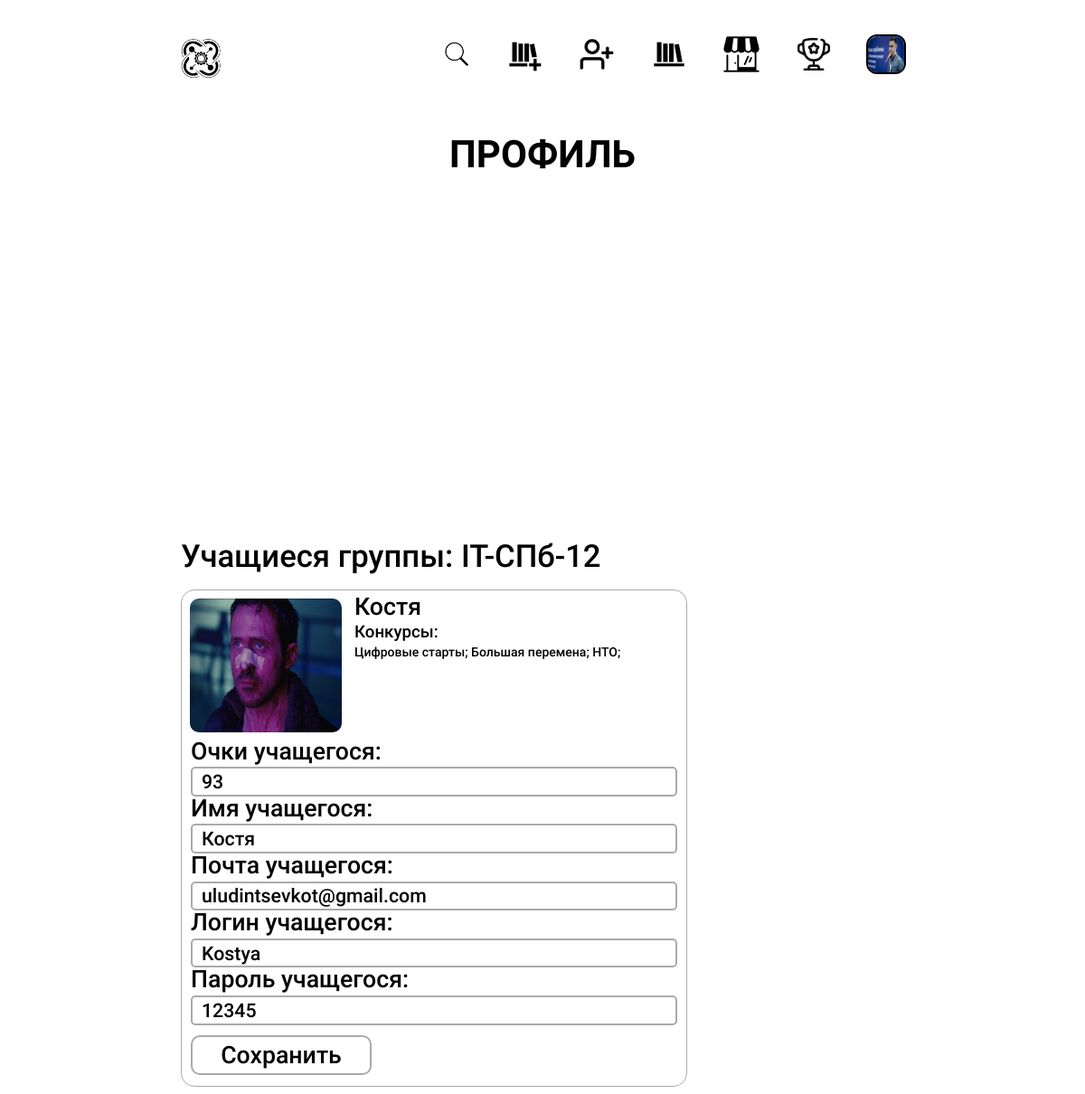
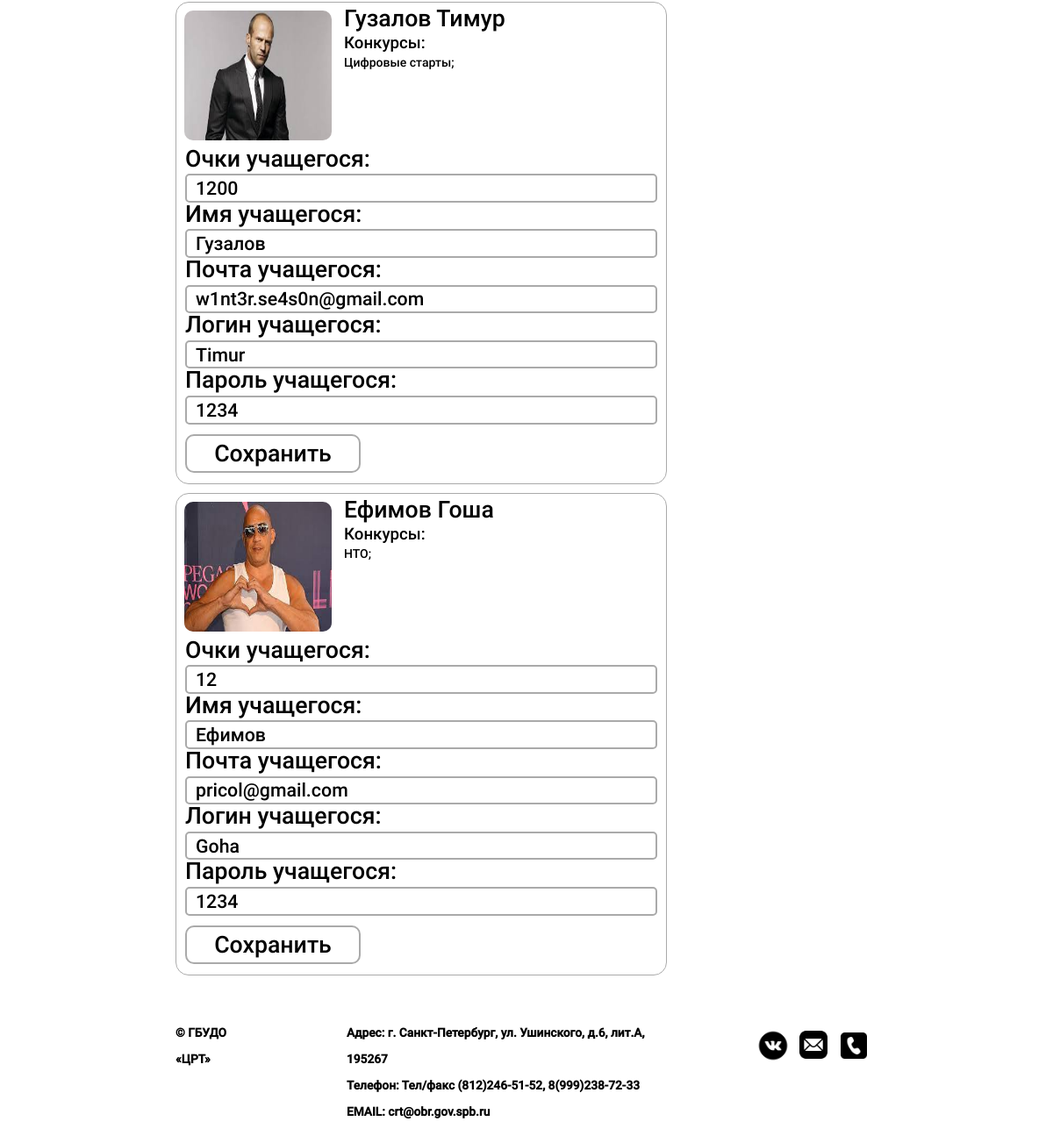
/teacher/1/ (signed in), run on the app's committed database (2 pictures, top to bottom).
### base/models.py (models this page shows, shortened)
class Teacher(models.Model):
    name = models.CharField(max_length=80)
    photo = models.ImageField(upload_to='photos/%Y/%m/%d/')
    age = models.IntegerField()
    email = models.EmailField(max_length=200)
    time_created = models.DateTimeField(auto_now_add=True)
    login = models.CharField(max_length=40)
    password = models.CharField(max_length=40)
    size = models.CharField(max_length=10)
    favorite = models.ManyToManyField(Competitions, null=True, blank=True)
    city = models.CharField(max_length=255, default="none")
    class Meta:
        unique_together = ('email', 'login', 'password', 'age', 'name')

class Group(models.Model):
    name = models.CharField(max_length=60)
    direction = models.TextChoices('kvantumType',
                                     'VR IT MEDIA IND-DESIGN ENERGY BIO NEURO NANO HI-TECH GEO AERO IND-ROBO')
    timetable = models.ManyToManyField(Timetable, verbose_name="Дни учёбы")
    pupils = models.ManyToManyField(Account, blank=True, null=True)
    teachers = models.ForeignKey(Teacher, blank=True, null=True, on_delete=models.SET_NULL)

class Account(models.Model):
    name = models.CharField(max_length=80)
    description = models.CharField(max_length=200)
    photo = models.ImageField(upload_to='photos/%Y/%m/%d/')
    age = models.IntegerField()
    email = models.EmailField(max_length=200)
    time_created = models.DateTimeField(auto_now_add=True)
    rank = models.IntegerField(default=0)
    login = models.CharField(max_length=40)
    password = models.CharField(max_length=40)
    score = models.IntegerField(default=0)
    contact = models.CharField(max_length=80, null=True)
    size = models.CharField(max_length=10)
    projects = models.ManyToManyField(Project, null=True, blank=True)
    city = models.CharField(max_length=255, default="none")
    favorite = models.ManyToManyField(Competitions, null=True, blank=True)
    class Meta:
        unique_together = ('email', 'login', 'password', 'age', 'name')

class Competitions(models.Model):
    kvantumType = models.TextChoices('kvantumType',
                                     'VR IT MEDIA IND-DESIGN ENERGY BIO NEURO NANO HI-TECH GEO AERO IND-ROBO')
    name = models.CharField(max_length=200, verbose_name="Название")
    kvantum = models.CharField(choices=kvantumType.choices, max_length=10, verbose_name="Квантум")
    face = models.ForeignKey("Image", verbose_name="Обложка на главной странице", on_delete=models.CASCADE,
                             related_name='Image_Face_Comp', null=True, blank=True)
    description = models.TextField(verbose_name="Описание конкурса")
    images = models.ManyToManyField("Image", null=True, blank=True, verbose_name="Дополнительные изображения")
    contacts = models.CharField(max_length=250, verbose_name="Ссылка на конкурс")
    date = models.DateTimeField(auto_now=False, auto_now_add=False, default=None)
    current = models.BooleanField(default=True, verbose_name="Активный")

### base/views.py (the view)
# urls.py: path('teacher/<str:pk>/', views.teacher, name="teacher"),
def teacher(request, pk):
    if "id" in request.session:
        id_per = int(request.session['id'])
        type_acc = request.session['type']
        if type_acc=="teacher":
            tt = True
        print(type_acc)
        if type_acc=="teacher":
            teacher = Teacher.objects.get(id=id_per)
            group = Group.objects.all()
            group = teacher.group_set.all()
            context = {'account': teacher, 'group': group, 'type': tt}
            return render(request, 'base/teacher.html', context)
        else:
            return redirect(f'/account/{id_per}')
    else:
        return redirect('/login')

### base/templates/base/teacher.html (shortened to what this page needs)
{% extends 'main.html' %}
{% load static %}
{% block title %}ПРОФИЛЬ{% endblock title %}
{% block content %}
        {% for onegroup in group %}
        <div class="students-list__title">Учащиеся группы: {{onegroup.name}}</div>
            <div class="students-list">
            {% for student in onegroup.pupils.all %}
                {% if student.name != account.name %}
                    <div class="student-block">
                        <div class="student-header">
                            <img class="student-photo" src="{{student.photo.url}}" alt="" srcset="">
                            <div>
                                <h2 class="student-name">{{student.name}}</h2>
                                <h4 class="student-competitions">Конкурсы:</h4>
                                <p class="student-competitions-all">{% for competition in student.favorite.all %} {{competition.name}}; {% endfor %}</p>
                            </div>
                        </div>
                        <div class="student-info">
                            <p class="student-info-text">Очки учащегося:</p>
                            <input id="{{student.id}}_point" class="student-score__input" type="text" value={{student.rank}}></input>
                            <p class="student-info-text">Имя учащегося:</p>
                            <input id="{{student.id}}_name" class="student-score__input" type="text" value={{student.name}}></input>
                            <p class="student-info-text">Почта учащегося:</p>
                            <input id="{{student.id}}_email" class="student-score__input" type="text" value={{student.email}}></input>
                            <p class="student-info-text">Логин учащегося:</p>
                            <input id="{{student.id}}_login" class="student-score__input" type="text" value={{student.login}}></input>
                            <p class="student-info-text">Пароль учащегося:</p>
                            <input id="{{student.id}}_pass" class="student-score__input" type="text" value={{student.password}}></input>
                            <div class="student-save_section">
                                <button class="student-score__button" onClick="pointsChange({{student.id}});">Сохранить</button>
                            </div>
                        </div>
                    </div>
                {% endif %}
            {% endfor %}
        {% endfor %}
    </div>
    {% endblock content %}

### templates/main.html (shortened to what this page needs)
<!DOCTYPE html>
{% load static %}
<head>
	<link href = "{% static 'fonts/stylesheet.css' %}" rel = "stylesheet" type = "text/css" >
	<link rel="stylesheet" type="text/css" href="{% static 'css/style.css' %}">
	<link rel="stylesheet" type="text/css" href="{% static 'css/style2.css' %}">
</head>
<body id="body">
	<div class="container">
		<header>
			<a href="{% url 'home' %}"><img src="{% static 'img/logo.svg' %}" class="logo"></a>
			<nav id="navbar" class="go_right">
				<div class="header__buttons">
					<form {% if competition %} action="{% url 'competitions' %}" {%else%} action="{% url 'projects' %}" {% endif %}method="get" class="search" id="search">
						<button style="height: 30px; width: 30px" type="button" id="search_button"><img src="{% static 'img/search.png' %}" style="height: 30px;"  alt=""></button>
					</form>
					{% if type %}
						<a href="/addproject/"><img class="shop-avatar" style=" width: 40px; height: 40px;" src="{% static 'img/addproject.svg'%}" alt="" srcset=""></a>
						<a href="/addaccount/"><img class="shop-avatar" style=" width: 40px; height: 40px;" src="{% static 'img/addStudent.svg'%}" alt="" srcset=""></a>
					{% endif %}
					<a href="/projects/"><img class="shop-avatar" style=" width: 40px; height: 40px;" src="{% static 'img/projects.svg'%}" alt="" srcset=""></a>
					<a href="/shop/"><img class="shop-avatar" style=" width: 40px; height: 40px;" src="{% static 'img/shop_icon.png'%}" alt="" srcset=""></a>
					<a href="/competitions/"><img class="shop-avatar" style=" width: 40px; height: 40px;" src="{% static 'img/competitions.svg'%}" alt="" srcset=""></a>
					<a href="/login/">
						{% if account.photo.url %}
							<img class="account-info__avatar" style="width: 40px; height: 40px; " src="{{account.photo.url}}" alt="" srcset="">
						{% else %}
							<img class="shop-avatar" style="width: 40px; height: 40px; box-shadow: 0 0 0 2px black;" src="{% static 'img/person.png' %}" alt="" srcset="">
						{% endif %}</a>
				</div>
			</nav>
			</header>
		<h1 class="heading" style="font-family: 'RobotoBold';">{% block title %}ПРОЕКТЫ КВАНТОРИАНЦЕВ{% endblock title %}</h1>
		{% block content %}
		{% endblock content %}
		{% include 'footer.html' %}
	</div>
</body>

### base/static/css/style.css (style rules this page uses)
button { background-color: #00000000; }
* { color: rgb(0, 0, 0); font-family: 'BankGothic RUSS'; font-weight: 500; font-style: normal; padding: 0; margin: 0; border: 0; }
*,*:before,*:after { -moz-box-sizing: border-box; -webkit-box-sizing: border-box; box-sizing: border-box; }
nav,footer,header,aside { display: block; }
html,body { background-color: rgb(255, 255, 255); height: 100%; width: 100%; font-size: 100%; line-height: 1; font-size: 14px; -ms-text-size-adjust: 100%; -moz-text-size-adjust: 100%; -webkit-text-size-adjust: 100%; }
input,button,textarea { font-family:inherit; }
button { cursor: pointer; }
a, a:visited { background-color: #00000000 ;text-decoration: none; }
img { vertical-align: top;pointer-events: none; }
h1,h2,h3,h4,h5,h6 { font-size:inherit;font-weight: 400; }
.container { margin: 10px 220px 0; }
header { justify-content: space-between; display: flex; padding: 20px 0 0 0; margin: 0; color: rgb(0, 0, 0); }
.logo { height: 113px; }
.header__buttons { display: flex; flex-direction: row; align-items: center; }
.header__buttons * { margin-left: calc(var(--index) * 1); }
.heading { background-color: rgba(0, 0, 0, 0); -webkit-animation-duration: 1s; animation-duration: 1s; -webkit-animation-fill-mode: both; animation-fill-mode: both; -webkit-animation-name: fadeOut; animation-name: fadeOut; padding-top: 50px; text-align: center; font-size: 3em; }
a { z-index: 7; opacity: 1; position: relative; background-color: rgba(0, 0, 0, 0); font-size: 130%; margin: 10px 0; }
h2 { z-index: 7; opacity: 1; position: relative; background-color: rgba(0, 0, 0, 0); font-size: 130%; }
p { background-color: rgba(0, 0, 0, 0); }
@media (max-width: 1440px) { .container { margin: 10px 200px 0; } }

### base/static/css/style2.css (style rules this page uses)
* { padding: 0; margin: 0; box-sizing: border-box; font-family: 'RobotoMedium'; color: black; }
.logo { height: 50px; }
.heading { background-color: rgba(0, 0, 0, 0); -webkit-animation-duration: 1s; animation-duration: 1s; -webkit-animation-fill-mode: both; animation-fill-mode: both; -webkit-animation-name: fadeOut; animation-name: fadeOut; padding-top: 50px; text-align: center; font-size: 3em; }
.search { z-index: 9999; position: relative; left: 0; display: flex; align-items: center; transition: 0.4s; }
#search_button { transform: rotate(0deg); transition: 0.3s; margin-left: 0; }
.search > button > img { margin-left: 0; }
.account-info__avatar { box-shadow: 0 0 0 2px rgb(0, 0, 0); width: calc(var(--index) * 12); max-width: 300px; border-radius: 10px; }
.students-list { display: flex; flex-wrap: wrap; animation-duration: 1.1s; animation-fill-mode: both; animation-name: fadeOut; opacity: 1; transform: translateY(0px); }
.students-list__title { margin-top: 20px; font-size: 26pt; margin-bottom: 20px; animation-duration: 1.1s; animation-fill-mode: both; animation-name: fadeOut; opacity: 1; transform: translateY(0px); }
.student-name { margin: 5px; font-size: 20pt; }
.student-competitions { margin: 5px; font-size: 14pt; }
.student-competitions-all { margin-left: 5px; }
.student-block { border: #AAAAAA 1px solid; border-radius: 15px; width: 40rem; height: 550px; display: grid; grid-template-columns: repeat(3, 1fr); grid-auto-rows: 30% auto; margin: 0px 10px 10px 0px; }
.student-header { display: grid; grid-template-columns: 1fr 2fr; grid-column: 1 /-1; }
.student-info { display: grid; grid-column: 1/-1; grid-row-start: 2; }
.student-info-text { font-size: 20pt; margin: 0px 0px 0px 10px; }
.student-score__input { margin: 0px 10px; border: #AAAAAA 2px solid; border-radius: 5px; font-size: 16pt; padding: 0px 10px; }
.student-photo { width: 90%; height: 90%; border-radius: 10px; margin: 10px; justify-self: center; align-self: center; }
.student-save_section { display: grid; grid-auto-columns: 220px auto; align-items: center; }
.student-score__button { font-size: 20pt; border: #AAAAAA 2px solid; border-radius: 10px; width: 200px; margin: 10px; padding: 4px 0px; }
.go_right { right: -100px !important; }
@media (max-width: 1440px) { .container { margin: 10px 200px 0; } }

### data on the page
Teacher: photo (picture)
Group: name "IT-СПб-12"
Account: photo (picture), name "Костя", rank "93", email "uludintsevkot@gmail.com", login "Kostya", password "12345"
Competitions: name "Цифровые старты"
Competitions: name "Большая перемена"
Competitions: name "НТО"
Account: photo (picture), name "Гузалов Тимур", rank "1200", email "w1nt3r.se4s0n@gmail.com", login "Timur", password "1234"
Account: photo (picture), name "Ефимов Гоша", rank "12", email "pricol@gmail.com", login "Goha", password "1234"
